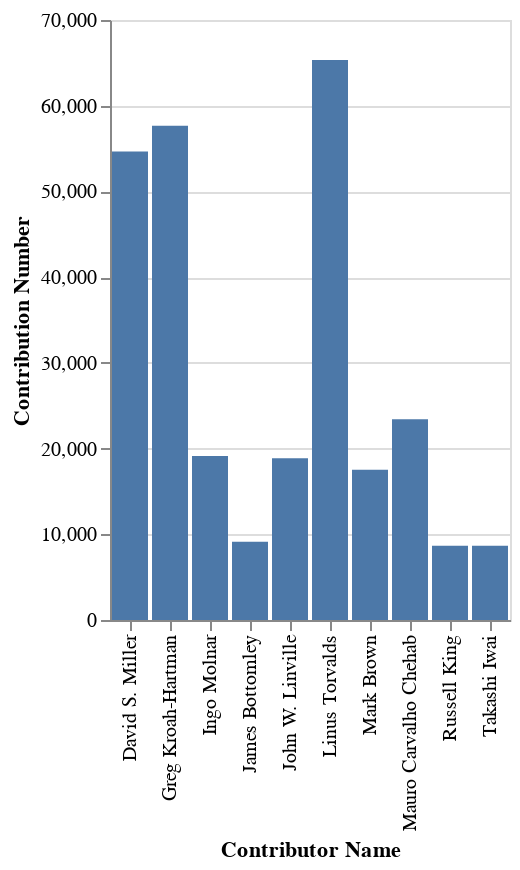

Notebook code for this chart:
### Code cell
q2 = """
SELECT *
FROM `bruin-hiring.cdt_caneraslan.q2`
ORDER BY contribution_number DESC
LIMIT 10
"""

query_job = client.query(q2)
res = query_job.result()

df = res.to_dataframe()
# print(df)

alt.Chart(df).mark_bar().encode(
    x=alt.X('contributor:N', title='Contributor Name'),
    y=alt.Y('contribution_number:Q', title='Contribution Number')
)

### Figure 1 — Vega-Lite specification as saved in the notebook (floating-point values rounded to 4 significant figures)
{"config": {"view": {"continuousWidth": 300, "continuousHeight": 300}}, "data": {"name": "data-8800c5272a4bde44d63fb331eb4f2e47"}, "mark": {"type": "bar"}, "encoding": {"x": {"field": "contributor", "title": "Contributor Name", "type": "nominal"}, "y": {"field": "contribution_number", "title": "Contribution Number", "type": "quantitative"}}, "$schema": "https://vega.github.io/schema/vega-lite/v5.8.0.json", "datasets": {"data-8800c5272a4bde44d63fb331eb4f2e47": [{"contributor": "Linus Torvalds", "contribution_number": 65331}, {"contributor": "Greg Kroah-Hartman", "contribution_number": 57661}, {"contributor": "David S. Miller", "contribution_number": 54669}, {"contributor": "Mauro Carvalho Chehab", "contribution_number": 23407}, {"contributor": "Ingo Molnar", "contribution_number": 19120}, {"contributor": "John W. Linville", "contribution_number": 18882}, {"contributor": "Mark Brown", "contribution_number": 17526}, {"contributor": "James Bottomley", "contribution_number": 9121}, {"contributor": "Takashi Iwai", "contribution_number": 8661}, {"contributor": "Russell King", "contribution_number": 8648}]}}
